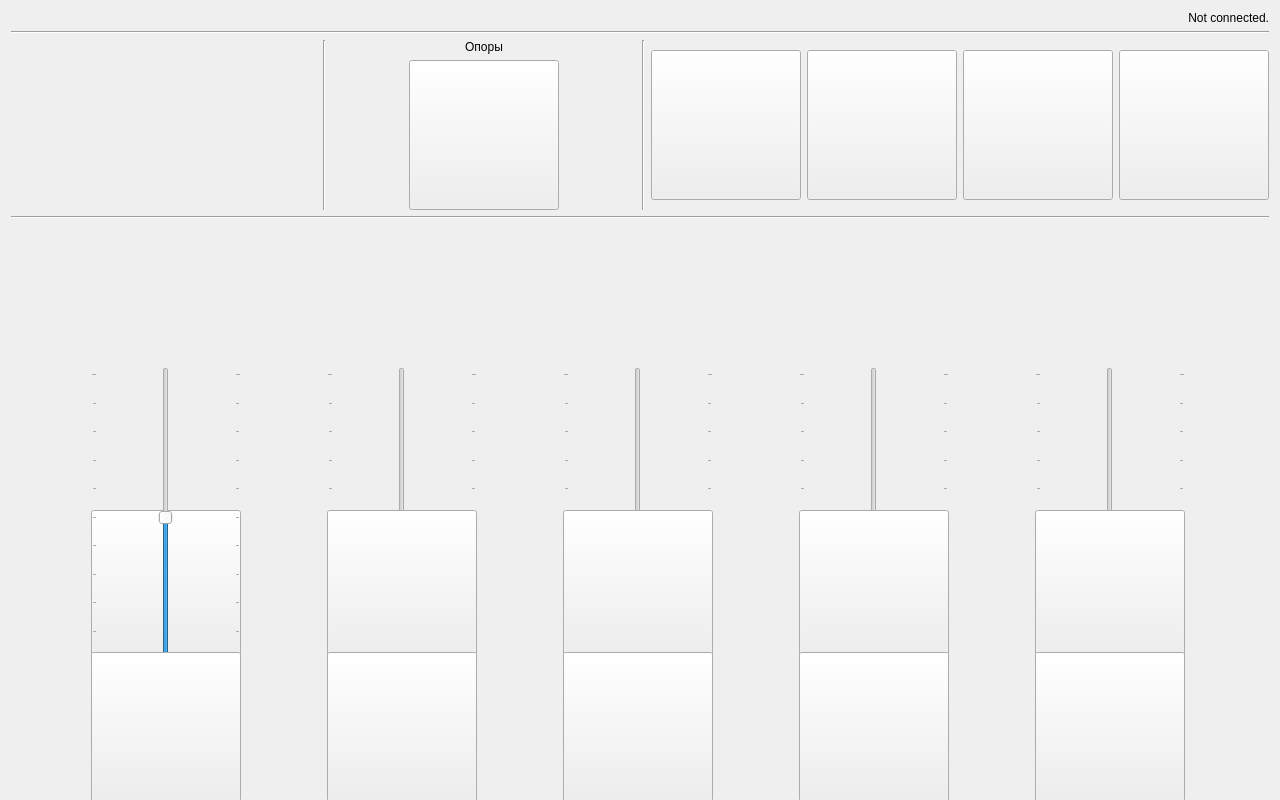
<?xml version="1.0" encoding="UTF-8"?>
<ui version="4.0">
 <class>BluetoothClient</class>
 <widget class="QWidget" name="BluetoothClient">
  <property name="geometry">
   <rect>
    <x>0</x>
    <y>0</y>
    <width>1280</width>
    <height>800</height>
   </rect>
  </property>
  <property name="minimumSize">
   <size>
    <width>1280</width>
    <height>800</height>
   </size>
  </property>
  <property name="windowTitle">
   <string>BluetoothClient</string>
  </property>
  <layout class="QVBoxLayout" name="verticalLayout">
   <item>
    <layout class="QHBoxLayout" name="horizontalLayout_3">
     <item>
      <widget class="QLabel" name="_labelError">
       <property name="text">
        <string/>
       </property>
      </widget>
     </item>
     <item>
      <widget class="QLabel" name="_labelConnecting">
       <property name="sizePolicy">
        <sizepolicy hsizetype="Minimum" vsizetype="Minimum">
         <horstretch>0</horstretch>
         <verstretch>0</verstretch>
        </sizepolicy>
       </property>
       <property name="text">
        <string>Not connected.</string>
       </property>
       <property name="alignment">
        <set>Qt::AlignRight|Qt::AlignTop|Qt::AlignTrailing</set>
       </property>
      </widget>
     </item>
    </layout>
   </item>
   <item>
    <widget class="Line" name="line_2">
     <property name="orientation">
      <enum>Qt::Horizontal</enum>
     </property>
    </widget>
   </item>
   <item>
    <layout class="QHBoxLayout" name="horizontalLayout">
     <item>
      <widget class="QPushButton" name="_pushButtonHookWarning">
       <property name="sizePolicy">
        <sizepolicy hsizetype="Fixed" vsizetype="Fixed">
         <horstretch>0</horstretch>
         <verstretch>0</verstretch>
        </sizepolicy>
       </property>
       <property name="minimumSize">
        <size>
         <width>150</width>
         <height>150</height>
        </size>
       </property>
       <property name="text">
        <string/>
       </property>
       <property name="icon">
        <iconset resource="resources.qrc">
         <normaloff>:/pics/warning_normal.svg</normaloff>:/pics/warning_normal.svg</iconset>
       </property>
       <property name="iconSize">
        <size>
         <width>50</width>
         <height>50</height>
        </size>
       </property>
       <property name="flat">
        <bool>true</bool>
       </property>
      </widget>
     </item>
     <item>
      <widget class="QPushButton" name="_pushButtonTemperatureHigh">
       <property name="sizePolicy">
        <sizepolicy hsizetype="Fixed" vsizetype="Fixed">
         <horstretch>0</horstretch>
         <verstretch>0</verstretch>
        </sizepolicy>
       </property>
       <property name="minimumSize">
        <size>
         <width>150</width>
         <height>150</height>
        </size>
       </property>
       <property name="text">
        <string/>
       </property>
       <property name="icon">
        <iconset resource="resources.qrc">
         <normaloff>:/pics/temperature_normal.svg</normaloff>:/pics/temperature_normal.svg</iconset>
       </property>
       <property name="iconSize">
        <size>
         <width>50</width>
         <height>50</height>
        </size>
       </property>
       <property name="flat">
        <bool>true</bool>
       </property>
      </widget>
     </item>
     <item>
      <widget class="Line" name="line_3">
       <property name="orientation">
        <enum>Qt::Vertical</enum>
       </property>
      </widget>
     </item>
     <item>
      <layout class="QVBoxLayout" name="verticalLayout_2">
       <property name="rightMargin">
        <number>0</number>
       </property>
       <item>
        <widget class="QLabel" name="_labelCrutchesOrPillar">
         <property name="text">
          <string>Опоры</string>
         </property>
         <property name="alignment">
          <set>Qt::AlignCenter</set>
         </property>
        </widget>
       </item>
       <item>
        <layout class="QHBoxLayout" name="horizontalLayout_2">
         <property name="leftMargin">
          <number>0</number>
         </property>
         <item>
          <spacer name="horizontalSpacer">
           <property name="orientation">
            <enum>Qt::Horizontal</enum>
           </property>
           <property name="sizeHint" stdset="0">
            <size>
             <width>40</width>
             <height>20</height>
            </size>
           </property>
          </spacer>
         </item>
         <item>
          <widget class="QPushButton" name="_pushButtonCrutchesOrPillar">
           <property name="sizePolicy">
            <sizepolicy hsizetype="Fixed" vsizetype="Fixed">
             <horstretch>0</horstretch>
             <verstretch>0</verstretch>
            </sizepolicy>
           </property>
           <property name="minimumSize">
            <size>
             <width>150</width>
             <height>150</height>
            </size>
           </property>
           <property name="icon">
            <iconset resource="resources.qrc">
             <normaloff>:/pics/crutches.svg</normaloff>:/pics/crutches.svg</iconset>
           </property>
           <property name="iconSize">
            <size>
             <width>50</width>
             <height>50</height>
            </size>
           </property>
           <property name="checkable">
            <bool>true</bool>
           </property>
          </widget>
         </item>
         <item>
          <spacer name="horizontalSpacer_2">
           <property name="orientation">
            <enum>Qt::Horizontal</enum>
           </property>
           <property name="sizeHint" stdset="0">
            <size>
             <width>40</width>
             <height>20</height>
            </size>
           </property>
          </spacer>
         </item>
        </layout>
       </item>
      </layout>
     </item>
     <item>
      <widget class="Line" name="line_4">
       <property name="orientation">
        <enum>Qt::Vertical</enum>
       </property>
      </widget>
     </item>
     <item>
      <widget class="QPushButton" name="_pushButtonSpeed">
       <property name="sizePolicy">
        <sizepolicy hsizetype="Fixed" vsizetype="Fixed">
         <horstretch>0</horstretch>
         <verstretch>0</verstretch>
        </sizepolicy>
       </property>
       <property name="minimumSize">
        <size>
         <width>150</width>
         <height>150</height>
        </size>
       </property>
       <property name="icon">
        <iconset resource="resources.qrc">
         <normaloff>:/pics/speed_low.svg</normaloff>:/pics/speed_low.svg</iconset>
       </property>
       <property name="iconSize">
        <size>
         <width>50</width>
         <height>50</height>
        </size>
       </property>
       <property name="checkable">
        <bool>true</bool>
       </property>
      </widget>
     </item>
     <item>
      <widget class="QPushButton" name="_pushButtonSoundSignal">
       <property name="sizePolicy">
        <sizepolicy hsizetype="Fixed" vsizetype="Fixed">
         <horstretch>0</horstretch>
         <verstretch>0</verstretch>
        </sizepolicy>
       </property>
       <property name="minimumSize">
        <size>
         <width>150</width>
         <height>150</height>
        </size>
       </property>
       <property name="text">
        <string/>
       </property>
       <property name="icon">
        <iconset resource="resources.qrc">
         <normaloff>:/pics/sound_signal_off.svg</normaloff>:/pics/sound_signal_off.svg</iconset>
       </property>
       <property name="iconSize">
        <size>
         <width>50</width>
         <height>50</height>
        </size>
       </property>
      </widget>
     </item>
     <item>
      <widget class="QPushButton" name="_pushButtonLight">
       <property name="sizePolicy">
        <sizepolicy hsizetype="Fixed" vsizetype="Fixed">
         <horstretch>0</horstretch>
         <verstretch>0</verstretch>
        </sizepolicy>
       </property>
       <property name="minimumSize">
        <size>
         <width>150</width>
         <height>150</height>
        </size>
       </property>
       <property name="text">
        <string/>
       </property>
       <property name="icon">
        <iconset resource="resources.qrc">
         <normaloff>:/pics/light_off.svg</normaloff>:/pics/light_off.svg</iconset>
       </property>
       <property name="iconSize">
        <size>
         <width>50</width>
         <height>50</height>
        </size>
       </property>
       <property name="checkable">
        <bool>true</bool>
       </property>
      </widget>
     </item>
     <item>
      <widget class="QPushButton" name="_pushButtonPower">
       <property name="sizePolicy">
        <sizepolicy hsizetype="Fixed" vsizetype="Fixed">
         <horstretch>0</horstretch>
         <verstretch>0</verstretch>
        </sizepolicy>
       </property>
       <property name="minimumSize">
        <size>
         <width>150</width>
         <height>150</height>
        </size>
       </property>
       <property name="icon">
        <iconset resource="resources.qrc">
         <normaloff>:/pics/power_red.svg</normaloff>:/pics/power_red.svg</iconset>
       </property>
       <property name="iconSize">
        <size>
         <width>50</width>
         <height>50</height>
        </size>
       </property>
       <property name="checkable">
        <bool>true</bool>
       </property>
      </widget>
     </item>
    </layout>
   </item>
   <item>
    <widget class="Line" name="line">
     <property name="orientation">
      <enum>Qt::Horizontal</enum>
     </property>
    </widget>
   </item>
   <item>
    <spacer name="verticalSpacer">
     <property name="orientation">
      <enum>Qt::Vertical</enum>
     </property>
     <property name="sizeHint" stdset="0">
      <size>
       <width>20</width>
       <height>40</height>
      </size>
     </property>
    </spacer>
   </item>
   <item>
    <layout class="QGridLayout" name="gridLayout">
     <item row="2" column="2">
      <widget class="QSlider" name="_verticalSliderOutrigger">
       <property name="sizePolicy">
        <sizepolicy hsizetype="Minimum" vsizetype="Minimum">
         <horstretch>0</horstretch>
         <verstretch>0</verstretch>
        </sizepolicy>
       </property>
       <property name="minimumSize">
        <size>
         <width>0</width>
         <height>300</height>
        </size>
       </property>
       <property name="minimum">
        <number>-10</number>
       </property>
       <property name="maximum">
        <number>10</number>
       </property>
       <property name="orientation">
        <enum>Qt::Vertical</enum>
       </property>
       <property name="tickPosition">
        <enum>QSlider::TicksBothSides</enum>
       </property>
       <property name="tickInterval">
        <number>2</number>
       </property>
      </widget>
     </item>
     <item row="2" column="3">
      <widget class="QSlider" name="_verticalSliderTelBoom">
       <property name="sizePolicy">
        <sizepolicy hsizetype="Minimum" vsizetype="Minimum">
         <horstretch>0</horstretch>
         <verstretch>0</verstretch>
        </sizepolicy>
       </property>
       <property name="minimumSize">
        <size>
         <width>0</width>
         <height>300</height>
        </size>
       </property>
       <property name="minimum">
        <number>-10</number>
       </property>
       <property name="maximum">
        <number>10</number>
       </property>
       <property name="orientation">
        <enum>Qt::Vertical</enum>
       </property>
       <property name="tickPosition">
        <enum>QSlider::TicksBothSides</enum>
       </property>
       <property name="tickInterval">
        <number>2</number>
       </property>
      </widget>
     </item>
     <item row="2" column="1">
      <widget class="QSlider" name="_verticalSliderDerrick">
       <property name="sizePolicy">
        <sizepolicy hsizetype="Minimum" vsizetype="Minimum">
         <horstretch>0</horstretch>
         <verstretch>0</verstretch>
        </sizepolicy>
       </property>
       <property name="minimumSize">
        <size>
         <width>0</width>
         <height>300</height>
        </size>
       </property>
       <property name="minimum">
        <number>-10</number>
       </property>
       <property name="maximum">
        <number>10</number>
       </property>
       <property name="orientation">
        <enum>Qt::Vertical</enum>
       </property>
       <property name="tickPosition">
        <enum>QSlider::TicksBothSides</enum>
       </property>
       <property name="tickInterval">
        <number>2</number>
       </property>
      </widget>
     </item>
     <item row="3" column="0">
      <widget class="QPushButton" name="_pushButtonPillarUp">
       <property name="sizePolicy">
        <sizepolicy hsizetype="Fixed" vsizetype="Fixed">
         <horstretch>0</horstretch>
         <verstretch>0</verstretch>
        </sizepolicy>
       </property>
       <property name="minimumSize">
        <size>
         <width>150</width>
         <height>150</height>
        </size>
       </property>
       <property name="text">
        <string/>
       </property>
       <property name="icon">
        <iconset resource="resources.qrc">
         <normaloff>:/pics/up.svg</normaloff>:/pics/up.svg</iconset>
       </property>
       <property name="iconSize">
        <size>
         <width>50</width>
         <height>50</height>
        </size>
       </property>
      </widget>
     </item>
     <item row="2" column="0">
      <widget class="QSlider" name="_verticalSliderPillar">
       <property name="sizePolicy">
        <sizepolicy hsizetype="Minimum" vsizetype="Minimum">
         <horstretch>0</horstretch>
         <verstretch>0</verstretch>
        </sizepolicy>
       </property>
       <property name="minimumSize">
        <size>
         <width>0</width>
         <height>300</height>
        </size>
       </property>
       <property name="layoutDirection">
        <enum>Qt::LeftToRight</enum>
       </property>
       <property name="minimum">
        <number>-10</number>
       </property>
       <property name="maximum">
        <number>10</number>
       </property>
       <property name="orientation">
        <enum>Qt::Vertical</enum>
       </property>
       <property name="tickPosition">
        <enum>QSlider::TicksBothSides</enum>
       </property>
       <property name="tickInterval">
        <number>2</number>
       </property>
      </widget>
     </item>
     <item row="1" column="4">
      <widget class="QPushButton" name="_pushButtonHookLabel">
       <property name="sizePolicy">
        <sizepolicy hsizetype="Fixed" vsizetype="Fixed">
         <horstretch>0</horstretch>
         <verstretch>0</verstretch>
        </sizepolicy>
       </property>
       <property name="minimumSize">
        <size>
         <width>150</width>
         <height>150</height>
        </size>
       </property>
       <property name="text">
        <string/>
       </property>
       <property name="icon">
        <iconset resource="resources.qrc">
         <normaloff>:/pics/right_crutch_on.svg</normaloff>:/pics/right_crutch_on.svg</iconset>
       </property>
       <property name="iconSize">
        <size>
         <width>50</width>
         <height>50</height>
        </size>
       </property>
       <property name="flat">
        <bool>true</bool>
       </property>
      </widget>
     </item>
     <item row="1" column="1">
      <widget class="QPushButton" name="_pushButtonDerrickLabel">
       <property name="sizePolicy">
        <sizepolicy hsizetype="Fixed" vsizetype="Fixed">
         <horstretch>0</horstretch>
         <verstretch>0</verstretch>
        </sizepolicy>
       </property>
       <property name="minimumSize">
        <size>
         <width>150</width>
         <height>150</height>
        </size>
       </property>
       <property name="text">
        <string/>
       </property>
       <property name="icon">
        <iconset resource="resources.qrc">
         <normaloff>:/pics/derrick_black.svg</normaloff>:/pics/derrick_black.svg</iconset>
       </property>
       <property name="iconSize">
        <size>
         <width>50</width>
         <height>50</height>
        </size>
       </property>
       <property name="flat">
        <bool>true</bool>
       </property>
      </widget>
     </item>
     <item row="1" column="3">
      <widget class="QPushButton" name="_pushButtonTelBoomLabel">
       <property name="sizePolicy">
        <sizepolicy hsizetype="Fixed" vsizetype="Fixed">
         <horstretch>0</horstretch>
         <verstretch>0</verstretch>
        </sizepolicy>
       </property>
       <property name="minimumSize">
        <size>
         <width>150</width>
         <height>150</height>
        </size>
       </property>
       <property name="text">
        <string/>
       </property>
       <property name="icon">
        <iconset resource="resources.qrc">
         <normaloff>:/pics/telescopic_boom_black.svg</normaloff>:/pics/telescopic_boom_black.svg</iconset>
       </property>
       <property name="iconSize">
        <size>
         <width>50</width>
         <height>50</height>
        </size>
       </property>
       <property name="flat">
        <bool>true</bool>
       </property>
      </widget>
     </item>
     <item row="1" column="0">
      <widget class="QPushButton" name="_pushButtonPillarLabel">
       <property name="sizePolicy">
        <sizepolicy hsizetype="Fixed" vsizetype="Fixed">
         <horstretch>0</horstretch>
         <verstretch>0</verstretch>
        </sizepolicy>
       </property>
       <property name="minimumSize">
        <size>
         <width>150</width>
         <height>150</height>
        </size>
       </property>
       <property name="text">
        <string/>
       </property>
       <property name="icon">
        <iconset resource="resources.qrc">
         <normaloff>:/pics/left_crutch_on.svg</normaloff>:/pics/left_crutch_on.svg</iconset>
       </property>
       <property name="iconSize">
        <size>
         <width>50</width>
         <height>50</height>
        </size>
       </property>
       <property name="flat">
        <bool>true</bool>
       </property>
      </widget>
     </item>
     <item row="1" column="2">
      <widget class="QPushButton" name="_pushButtonOutriggerLabel">
       <property name="sizePolicy">
        <sizepolicy hsizetype="Fixed" vsizetype="Fixed">
         <horstretch>0</horstretch>
         <verstretch>0</verstretch>
        </sizepolicy>
       </property>
       <property name="minimumSize">
        <size>
         <width>150</width>
         <height>150</height>
        </size>
       </property>
       <property name="text">
        <string/>
       </property>
       <property name="icon">
        <iconset resource="resources.qrc">
         <normaloff>:/pics/outrigger_black.svg</normaloff>:/pics/outrigger_black.svg</iconset>
       </property>
       <property name="iconSize">
        <size>
         <width>50</width>
         <height>50</height>
        </size>
       </property>
       <property name="flat">
        <bool>true</bool>
       </property>
      </widget>
     </item>
     <item row="2" column="4">
      <widget class="QSlider" name="_verticalSliderHook">
       <property name="sizePolicy">
        <sizepolicy hsizetype="Minimum" vsizetype="Minimum">
         <horstretch>0</horstretch>
         <verstretch>0</verstretch>
        </sizepolicy>
       </property>
       <property name="minimumSize">
        <size>
         <width>0</width>
         <height>300</height>
        </size>
       </property>
       <property name="minimum">
        <number>-10</number>
       </property>
       <property name="maximum">
        <number>10</number>
       </property>
       <property name="orientation">
        <enum>Qt::Vertical</enum>
       </property>
       <property name="tickPosition">
        <enum>QSlider::TicksBothSides</enum>
       </property>
       <property name="tickInterval">
        <number>2</number>
       </property>
      </widget>
     </item>
     <item row="3" column="1">
      <widget class="QPushButton" name="_pushButtonDerrickUp">
       <property name="sizePolicy">
        <sizepolicy hsizetype="Fixed" vsizetype="Fixed">
         <horstretch>0</horstretch>
         <verstretch>0</verstretch>
        </sizepolicy>
       </property>
       <property name="minimumSize">
        <size>
         <width>150</width>
         <height>150</height>
        </size>
       </property>
       <property name="text">
        <string/>
       </property>
       <property name="icon">
        <iconset resource="resources.qrc">
         <normaloff>:/pics/up.svg</normaloff>:/pics/up.svg</iconset>
       </property>
       <property name="iconSize">
        <size>
         <width>50</width>
         <height>50</height>
        </size>
       </property>
      </widget>
     </item>
     <item row="3" column="2">
      <widget class="QPushButton" name="_pushButtonOutriggerUp">
       <property name="sizePolicy">
        <sizepolicy hsizetype="Fixed" vsizetype="Fixed">
         <horstretch>0</horstretch>
         <verstretch>0</verstretch>
        </sizepolicy>
       </property>
       <property name="minimumSize">
        <size>
         <width>150</width>
         <height>150</height>
        </size>
       </property>
       <property name="text">
        <string/>
       </property>
       <property name="icon">
        <iconset resource="resources.qrc">
         <normaloff>:/pics/up.svg</normaloff>:/pics/up.svg</iconset>
       </property>
       <property name="iconSize">
        <size>
         <width>50</width>
         <height>50</height>
        </size>
       </property>
      </widget>
     </item>
     <item row="3" column="4">
      <widget class="QPushButton" name="_pushButtonHookUp">
       <property name="sizePolicy">
        <sizepolicy hsizetype="Fixed" vsizetype="Fixed">
         <horstretch>0</horstretch>
         <verstretch>0</verstretch>
        </sizepolicy>
       </property>
       <property name="minimumSize">
        <size>
         <width>150</width>
         <height>150</height>
        </size>
       </property>
       <property name="text">
        <string/>
       </property>
       <property name="icon">
        <iconset resource="resources.qrc">
         <normaloff>:/pics/up.svg</normaloff>:/pics/up.svg</iconset>
       </property>
       <property name="iconSize">
        <size>
         <width>50</width>
         <height>50</height>
        </size>
       </property>
      </widget>
     </item>
     <item row="3" column="3">
      <widget class="QPushButton" name="_pushButtonTelBoomUp">
       <property name="sizePolicy">
        <sizepolicy hsizetype="Fixed" vsizetype="Fixed">
         <horstretch>0</horstretch>
         <verstretch>0</verstretch>
        </sizepolicy>
       </property>
       <property name="minimumSize">
        <size>
         <width>150</width>
         <height>150</height>
        </size>
       </property>
       <property name="text">
        <string/>
       </property>
       <property name="icon">
        <iconset resource="resources.qrc">
         <normaloff>:/pics/forward.svg</normaloff>:/pics/forward.svg</iconset>
       </property>
       <property name="iconSize">
        <size>
         <width>50</width>
         <height>50</height>
        </size>
       </property>
      </widget>
     </item>
     <item row="4" column="0">
      <widget class="QPushButton" name="_pushButtonPillarDown">
       <property name="sizePolicy">
        <sizepolicy hsizetype="Fixed" vsizetype="Fixed">
         <horstretch>0</horstretch>
         <verstretch>0</verstretch>
        </sizepolicy>
       </property>
       <property name="minimumSize">
        <size>
         <width>150</width>
         <height>150</height>
        </size>
       </property>
       <property name="text">
        <string/>
       </property>
       <property name="icon">
        <iconset resource="resources.qrc">
         <normaloff>:/pics/down.svg</normaloff>:/pics/down.svg</iconset>
       </property>
       <property name="iconSize">
        <size>
         <width>50</width>
         <height>50</height>
        </size>
       </property>
      </widget>
     </item>
     <item row="4" column="1">
      <widget class="QPushButton" name="_pushButtonDerrickDown">
       <property name="sizePolicy">
        <sizepolicy hsizetype="Fixed" vsizetype="Fixed">
         <horstretch>0</horstretch>
         <verstretch>0</verstretch>
        </sizepolicy>
       </property>
       <property name="minimumSize">
        <size>
         <width>150</width>
         <height>150</height>
        </size>
       </property>
       <property name="text">
        <string/>
       </property>
       <property name="icon">
        <iconset resource="resources.qrc">
         <normaloff>:/pics/down.svg</normaloff>:/pics/down.svg</iconset>
       </property>
       <property name="iconSize">
        <size>
         <width>50</width>
         <height>50</height>
        </size>
       </property>
      </widget>
     </item>
     <item row="4" column="2">
      <widget class="QPushButton" name="_pushButtonOutriggerDown">
       <property name="sizePolicy">
        <sizepolicy hsizetype="Fixed" vsizetype="Fixed">
         <horstretch>0</horstretch>
         <verstretch>0</verstretch>
        </sizepolicy>
       </property>
       <property name="minimumSize">
        <size>
         <width>150</width>
         <height>150</height>
        </size>
       </property>
       <property name="text">
        <string/>
       </property>
       <property name="icon">
        <iconset resource="resources.qrc">
         <normaloff>:/pics/down.svg</normaloff>:/pics/down.svg</iconset>
       </property>
       <property name="iconSize">
        <size>
         <width>50</width>
         <height>50</height>
        </size>
       </property>
      </widget>
     </item>
     <item row="4" column="3">
      <widget class="QPushButton" name="_pushButtonTelBoomDown">
       <property name="sizePolicy">
        <sizepolicy hsizetype="Fixed" vsizetype="Fixed">
         <horstretch>0</horstretch>
         <verstretch>0</verstretch>
        </sizepolicy>
       </property>
       <property name="minimumSize">
        <size>
         <width>150</width>
         <height>150</height>
        </size>
       </property>
       <property name="text">
        <string/>
       </property>
       <property name="icon">
        <iconset resource="resources.qrc">
         <normaloff>:/pics/back.svg</normaloff>:/pics/back.svg</iconset>
       </property>
       <property name="iconSize">
        <size>
         <width>50</width>
         <height>50</height>
        </size>
       </property>
      </widget>
     </item>
     <item row="4" column="4">
      <widget class="QPushButton" name="_pushButtonHookDown">
       <property name="sizePolicy">
        <sizepolicy hsizetype="Fixed" vsizetype="Fixed">
         <horstretch>0</horstretch>
         <verstretch>0</verstretch>
        </sizepolicy>
       </property>
       <property name="minimumSize">
        <size>
         <width>150</width>
         <height>150</height>
        </size>
       </property>
       <property name="text">
        <string/>
       </property>
       <property name="icon">
        <iconset resource="resources.qrc">
         <normaloff>:/pics/down.svg</normaloff>:/pics/down.svg</iconset>
       </property>
       <property name="iconSize">
        <size>
         <width>50</width>
         <height>50</height>
        </size>
       </property>
      </widget>
     </item>
    </layout>
   </item>
  </layout>
 </widget>
 <resources>
  <include location="resources.qrc"/>
 </resources>
 <connections/>
</ui>
